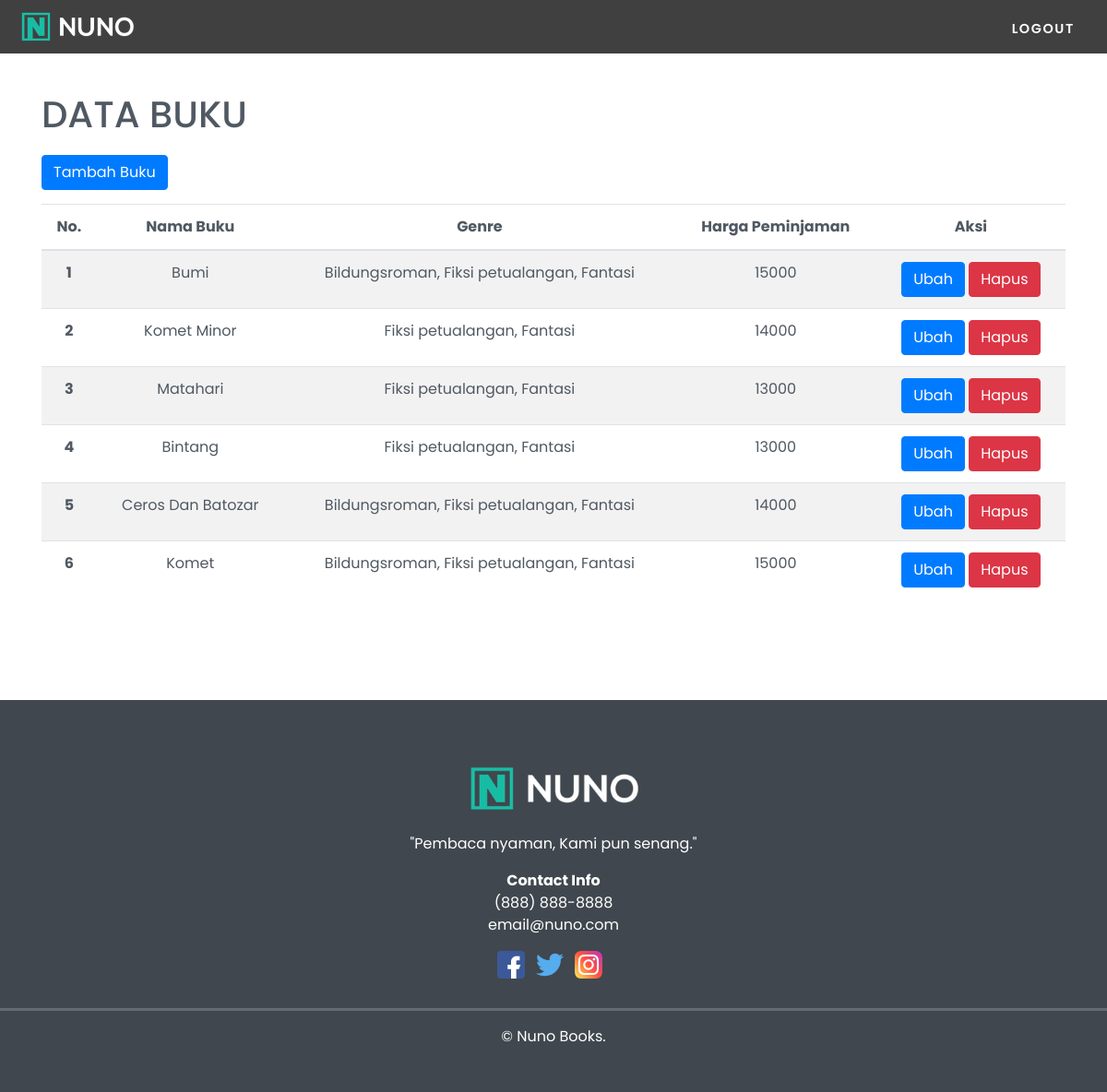
/index1.php (signed in), run on the app's committed database.
### tables this page shows
CREATE TABLE `buku` (
  `id` int(11) NOT NULL,
  `nama` varchar(100) NOT NULL,
  `genre` varchar(100) NOT NULL,
  `harga` int(10) NOT NULL
);

### functions.php (called while the page is built, shortened)
<?php
$conn = mysqli_connect("localhost", "root", "", "databuku");
function  query($query) {
	global $conn;
	$result = mysqli_query($conn, $query);
	$rows = [];
	while ( $row = mysqli_fetch_assoc($result) ) {
		$rows[] = $row;
	}
	return $rows;
}
?>

### index1.php (the view, shortened to what this page needs)
<?php
require('functions.php');
$buku = query("SELECT * FROM buku");
?>
<!DOCTYPE html>
<html lang="en">
<head>
	<link rel="stylesheet" href="bootstrap-4.1.3-dist/css/bootstrap.min.css">
	<link rel="stylesheet" href="css/style.css">
	<link rel="stylesheet" href="css/fixed.css">
</head>
<body>
	<div id="home">
		<nav class="navbar navbar-expand-md navbar-dark bg-dark fixed-top">
			<a class="navbar-brand" href="index.html"><img src="img/nuno.png" alt=""></a>
			<div class="collapse navbar-collapse" id="navbarResponsive">
				<ul class="navbar-nav ml-auto">
					<li class="nav-item">
						<a class="nav-link"  href="logout.php" onclick="return confirm('Apakah anda yakin ingin logout?')">Logout</a>
					</li>
				</ul>
			</div>
		</nav>
	</div>
	<div class="container">
		<h1 style="margin-bottom: 20px;">DATA BUKU</h1>
		<table class="table table-striped text-center">
		<a href="tambah.php" class="btn btn-primary" style="margin-bottom: 15px;">Tambah Buku</a>
		  <thead>
		    <tr>
		      <th scope="col">No.</th>
		      <th scope="col">Nama Buku</th>
		      <th scope="col">Genre</th>
		      <th scope="col">Harga Peminjaman</th>
		      <th scope="col">Aksi</th>
		    </tr>
		  </thead>
		  <tbody>
		  	<?php $i = 1; ?>
		  	<?php foreach ( $buku as $row ) : ?>
		    <tr>
		      <th scope="row"><?= $i ?></th>
		      <td><?= $row["nama"] ?></td>
		      <td><?= $row["genre"] ?></td>
		      <td><?= $row["harga"] ?></td>
		      <td>
		      	<a href="ubah.php?id= <?= $row["id"]; ?>" class="btn btn-primary">Ubah</a>
		      	<a href="hapus.php?id= <?= $row["id"]; ?>" onclick="return confirm('Apakah Anda yakin akan menghapus data ini?');" class="btn btn-danger">Hapus</a>
		      </td>
		    </tr>
		    <?php $i++; ?>
		<?php endforeach; ?>
		  </tbody>
		</table>
	</div>
	<div id="contact" class="offset">
		<footer>
			<div class="row justify-content-center">
				<div class="col-md-5 text-center">
					<img class="logo" src="img/nuno.png">
					<p>"Pembaca nyaman, Kami pun senang."</p>
					<strong>Contact Info</strong>
					<p>(888) 888-8888 <br> email@nuno.com</p>
					<a class="ikon" href="https://web.facebook.com/profile.php?id=100007666605125" target="_blank"><img src="img/facebook.svg" style="width: 30px"></a>
					<a class="ikon" href="https://twitter.com/ramyeoonnn" target="_blank"><img src="img/twitter.svg" style="width: 30px"></a>
					<a class="ikon" href="https://www.instagram.com/puanarash/" target="_blank"><img src="img/instagram.svg" style="width: 30px"></a>
				</div>
				<hr class="socket">
				&copy; Nuno Books.
			</div>
		</footer>
	</div>
</body>
</html>

### css/style.css (style rules this page uses)
body { overflow-x: hidden; font-family: 'Poppins', sans-serif; color: #505962; }
.offset:before { height: 3.9rem; margin-top: -4rem; content: ""; display: block; }
.navbar { text-transform: uppercase; font-weight: 600; font-size: .9rem; letter-spacing: .1rem; background: rgba(0, 0, 0, .75)!important; }
.navbar-brand img { height: 2rem; }
.navbar-nav li { padding-right: .7rem; }
.navbar-dark .navbar-nav .nav-link { color: white; padding-top: .8rem; }
.container { margin-top: 1rem; }
footer { background-color: #40474e; color: white; padding: 2rem 0 3rem; margin-top: 6rem; }
footer .logo { height: 3rem; margin: 1.5rem 0; }
footer .ikon { margin: 1.2rem .5rem 0 0; }
hr.socket { border-top: .2rem solid #666b71; width: 100%; }

### css/fixed.css (style rules this page uses)
[class*="col-"] { padding: 1rem; }
.row, .container-fluid { margin-left: 0px!important; margin-right: 0px!important; }

### index1.php (style rules this page uses)
.container { margin-top: 100px; }

### data on the page
buku: nama "Bumi", genre "Bildungsroman, Fiksi petualangan, Fantasi", harga "15000"
buku: nama "Komet Minor", genre "Fiksi petualangan, Fantasi", harga "14000"
buku: nama "Matahari", genre "Fiksi petualangan, Fantasi", harga "13000"
buku: nama "Bintang", genre "Fiksi petualangan, Fantasi", harga "13000"
buku: nama "Ceros Dan Batozar", genre "Bildungsroman, Fiksi petualangan, Fantasi", harga "14000"
buku: nama "Komet", genre "Bildungsroman, Fiksi petualangan, Fantasi", harga "15000"
